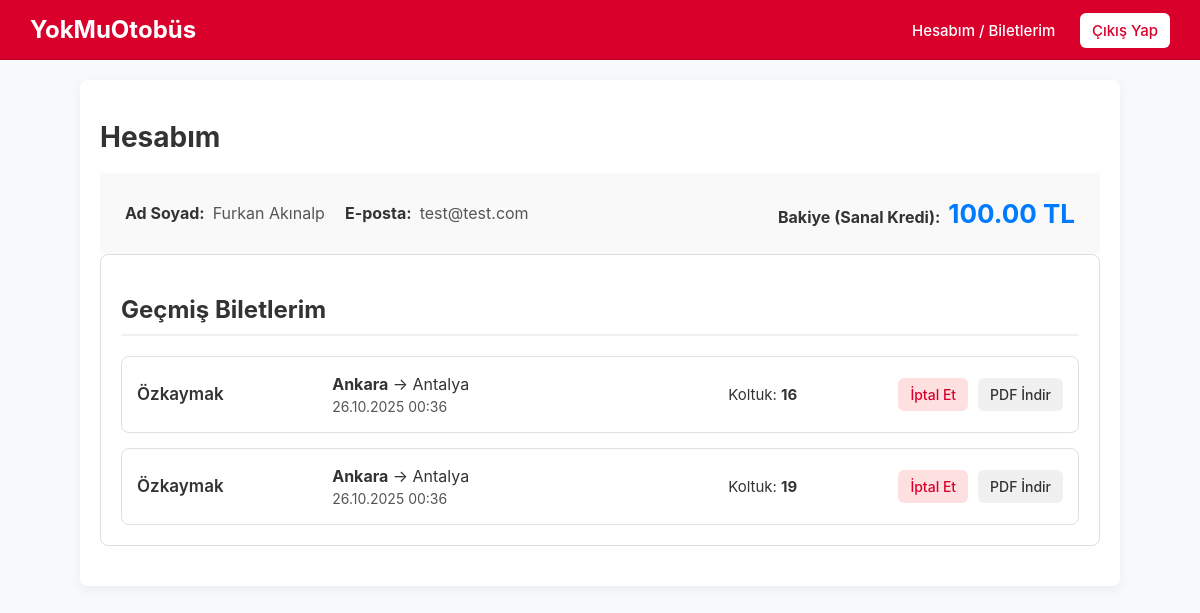
/account.php (signed in), run on the app's committed database.
### tables this page shows
CREATE TABLE "User" (
    "id" TEXT PRIMARY KEY,
    "full_name" TEXT,
    "email" TEXT UNIQUE NOT NULL,
    "role" TEXT NOT NULL CHECK(role IN ('user', 'company_admin', 'admin')),
    "password" TEXT NOT NULL,
    "company_id" TEXT NULL,
    "balance" REAL DEFAULT 800,
    "created_at" DATETIME NOT NULL,
    FOREIGN KEY ("company_id") REFERENCES "Company" ("id")
);

CREATE TABLE "Tickets" (
    "id" TEXT PRIMARY KEY,
    "user_id" TEXT NOT NULL,
    "trip_id" TEXT NOT NULL,
    "seat_number" INTEGER NOT NULL,
    "paid_price" REAL NOT NULL,
    "purchase_date" DATETIME DEFAULT CURRENT_TIMESTAMP, "passenger_gender" TEXT,
    FOREIGN KEY ("user_id") REFERENCES "User" ("id"),
    FOREIGN KEY ("trip_id") REFERENCES "Trips" ("id"),
    UNIQUE("trip_id", "seat_number")
);

CREATE TABLE "Company" (
    "id" TEXT PRIMARY KEY,
    "company_name" TEXT NOT NULL UNIQUE
);

CREATE TABLE "Trips" (
    "id" TEXT PRIMARY KEY,
    "company_id" TEXT NOT NULL,
    "departure_location" TEXT NOT NULL,
    "arrival_location" TEXT NOT NULL,
    "departure_time" DATETIME NOT NULL,
    "price" REAL NOT NULL,
    "seat_count" INTEGER NOT NULL,
    FOREIGN KEY ("company_id") REFERENCES "Company" ("id")
);

### account.php (the view, shortened to what this page needs)
<?php
include 'database.php';
$user_id = $_SESSION['user_id'];
try {
    $stmt_user = $db->prepare("SELECT full_name, email, balance FROM \"User\" WHERE id = ?"); $stmt_user->execute([$user_id]); $user = $stmt_user->fetch();
    $sql_tickets = "SELECT T.id as ticket_id, T.seat_number, T.paid_price, T.purchase_date, Tr.departure_location, Tr.arrival_location, Tr.departure_time, C.company_name FROM \"Tickets\" T JOIN \"Trips\" Tr ON T.trip_id = Tr.id JOIN \"Company\" C ON Tr.company_id = C.id WHERE T.user_id = ? ORDER BY Tr.departure_time DESC";
    $stmt_tickets = $db->prepare($sql_tickets); $stmt_tickets->execute([$user_id]); $tickets = $stmt_tickets->fetchAll();
} catch (PDOException $e) { $error_message = "Veriler alınırken hata oluştu: " . $e->getMessage(); $tickets = []; }
?>
<!DOCTYPE html>
<html lang="tr">
<head>
    <title>Hesabım - YokMuOtobüs</title> <link rel="stylesheet" href="styles.css">
</head>
<body>
    <header class="header">
        <div class="logo"><a href="index.php">YokMuOtobüs</a></div>
        <nav class="nav">
            <?php if (isset($_SESSION['user_id'])): ?>
                <?php if ($_SESSION['role'] == 'admin'): ?> <a href="admin_panel.php">Admin Paneli</a>
                <?php elseif ($_SESSION['role'] == 'company_admin'): ?> <a href="company_panel.php">Firma Paneli</a>
                <?php else: ?> <a href="account.php">Hesabım / Biletlerim</a>
                <?php endif; ?>
                <a href="logout.php" class="nav-button">Çıkış Yap</a>
            <?php else: ?>
                <a href="login.php">Giriş Yap</a> <a href="register.php" class="nav-button">Kayıt Ol</a>
            <?php endif; ?>
        </nav>
    </header>
    <main class="panel-container">
        <h1>Hesabım</h1>
        <section class="user-info-card">
            <div><strong>Ad Soyad:</strong><span><?php echo htmlspecialchars($user['full_name']); ?></span></div>
            <div><strong>E-posta:</strong><span><?php echo htmlspecialchars($user['email']); ?></span></div>
            <div class="user-balance"><strong>Bakiye (Sanal Kredi):</strong><span><?php echo number_format($user['balance'], 2); ?> TL</span></div>
        </section>
        <section class="form-section">
            <h2>Geçmiş Biletlerim</h2>
            <div class="ticket-list">
                <?php foreach ($tickets as $ticket): ?>
                    <div class="ticket-card">
                        <div class="ticket-company"><?php echo htmlspecialchars($ticket['company_name']); ?></div>
                        <div class="ticket-details"><span class="ticket-path"><strong><?php echo htmlspecialchars($ticket['departure_location']); ?></strong> -> <?php echo htmlspecialchars($ticket['arrival_location']); ?></span><span class="ticket-time"><?php echo date('d.m.Y H:i', strtotime($ticket['departure_time'])); ?></span></div>
                        <div class="ticket-seat">Koltuk: <strong><?php echo $ticket['seat_number']; ?></strong></div>
                        <div class="ticket-actions">
                            <?php $cancellation_deadline = strtotime($ticket['departure_time']) - 3600; $current_time = time(); ?>
                            <?php if ($current_time < $cancellation_deadline): ?>
                                <a href="cancel_ticket.php?id=<?php echo $ticket['ticket_id']; ?>" class="cancel-button" onclick="return confirm('Bileti iptal etmek istediğinize emin misiniz? Ücret iadesi yapılacaktır.');">İptal Et</a>
                            <?php else: ?> <span class="disabled-button">İptal Edilemez</span> <?php endif; ?>
                            <a href="generate_pdf.php?id=<?php echo $ticket['ticket_id']; ?>" class="pdf-button" target="_blank">PDF İndir</a>
                        </div>
                    </div>
                <?php endforeach; ?>
            </div>
        </section>
    </main>
</body>
</html>

### styles.css (style rules this page uses)
body { margin: 0; font-family: -apple-system, BlinkMacSystemFont, "Segoe UI", Roboto, "Helvetica Neue", Arial, sans-serif; background-color: #f8f9fa; color: #333; }
a { text-decoration: none; color: #007bff; }
.header { background-color: #d9002c; padding: 15px 30px; border-bottom: 1px solid #b30024; display: flex; justify-content: space-between; align-items: center; }
.header .logo { font-size: 24px; font-weight: bold; color: #ffffff; }
.header .logo a { text-decoration: none; color: inherit; }
.header .nav a { margin-left: 20px; font-weight: 500; color: #ffffff; font-size: 15px; }
.header .nav a.nav-button { background-color: #ffffff; color: #d9002c; padding: 8px 12px; border-radius: 6px; }
.panel-container { padding: 40px 20px; max-width: 1000px; margin: 20px auto; background: #fff; border-radius: 8px; box-shadow: 0 4px 12px rgba(0,0,0,0.05); }
.panel-container h1 { font-size: 28px; color: #333; margin-top: 0; }
.panel-container h2 { border-bottom: 2px solid #f0f0f0; padding-bottom: 10px; margin-bottom: 20px; font-size: 24px; }
.form-section { border: 1px solid #ddd; padding: 20px; border-radius: 8px; }
.user-info-card { display: flex; flex-wrap: wrap; justify-content: space-between; align-items: center; background: #f9f9f9; padding: 25px; gap: 20px; }
.user-info-card > div { flex-basis: 200px; font-size: 16px; }
.user-info-card > div > span { font-weight: normal; color: #555; margin-left: 8px; }
.user-info-card .user-balance { flex-grow: 1; text-align: right; }
.user-info-card .user-balance span { font-size: 26px; font-weight: bold; color: #007bff; }
.ticket-list { display: flex; flex-direction: column; gap: 15px; }
.ticket-card { display: flex; flex-wrap: wrap; align-items: center; gap: 15px; background: #fff; border: 1px solid #e0e0e0; border-radius: 8px; padding: 15px; }
.ticket-company { flex-basis: 150px; flex-grow: 1; font-weight: 600; font-size: 17px; }
.ticket-details { flex-basis: 300px; flex-grow: 2; line-height: 1.5; }
.ticket-details .ticket-path { font-size: 16px; display: block; }
.ticket-details .ticket-time { font-size: 14px; color: #555; display: block; }
.ticket-seat { flex-basis: 80px; flex-grow: 1; font-size: 15px; text-align: center; }
.ticket-actions { flex-basis: 200px; flex-grow: 1; display: flex; gap: 10px; justify-content: flex-end; }
.ticket-actions a, .ticket-actions span { padding: 8px 12px; border-radius: 6px; font-size: 14px; font-weight: 500; text-align: center; }
.cancel-button { background: #ffe0e0; color: #d9002c; }
.pdf-button { background: #f0f0f0; color: #333; }
:root { --seat-available-bg: #fff; --seat-available-border: #ced4da; --seat-available-text: #495057; --seat-available-hover-bg: #e9ecef; --seat-selected-bg: #63d3a6; --seat-selected-border: #4dbb92; --seat-selected-text: #fff; --seat-male-bg: #bde0fe; --seat-male-border: #a2d2ff; --seat-male-text: #004a99; --seat-female-bg: #ffc0cb; --seat-female-border: #fba0af; --seat-female-text: #a30000; }

### data on the page
user: full_name "Furkan Akınalp", email "test@test.com", balance "100.00"
tickets: company.company_name "Özkaymak", trip.departure_location "Ankara", trip.arrival_location "Antalya", trip.departure_time "26.10.2025 00:36", seat_number "16"
tickets: company.company_name "Özkaymak", trip.departure_location "Ankara", trip.arrival_location "Antalya", trip.departure_time "26.10.2025 00:36", seat_number "19"
